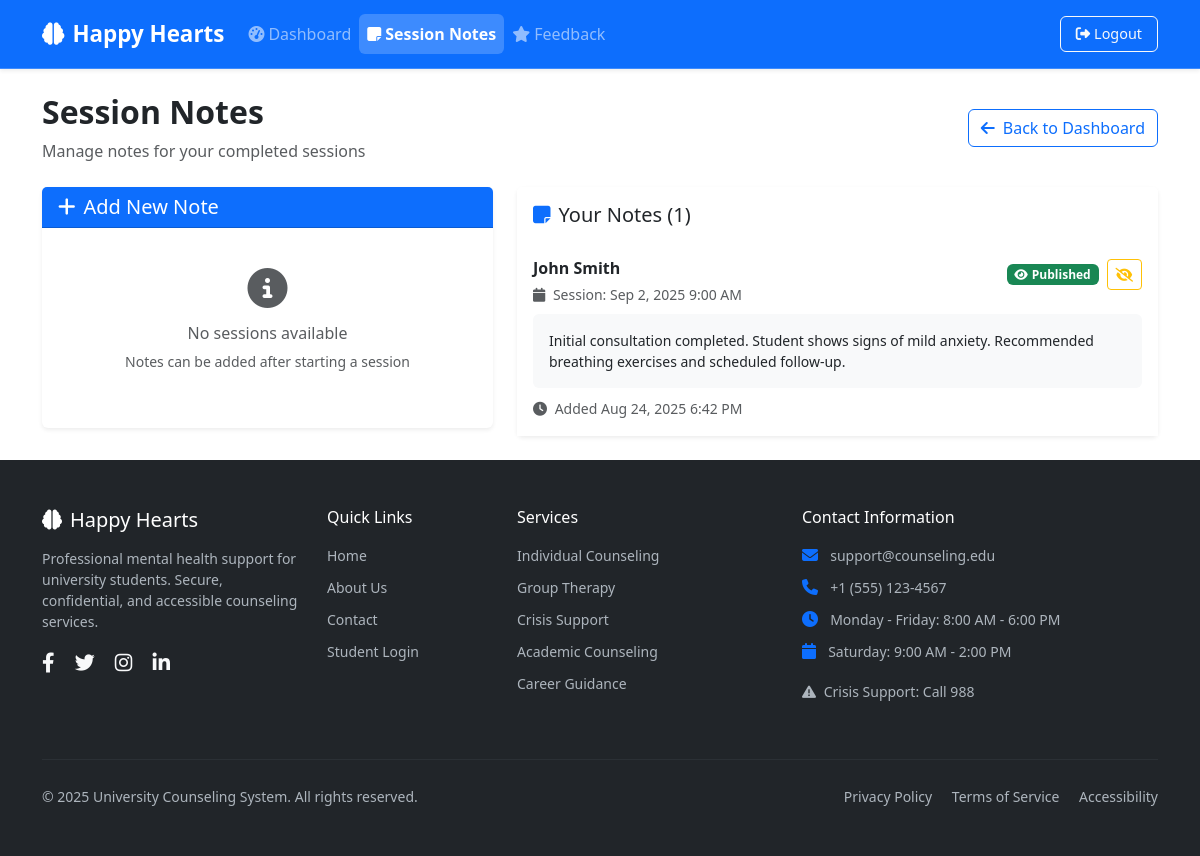
Page /counselor/add_note.php (signed in) on the earlier database version.
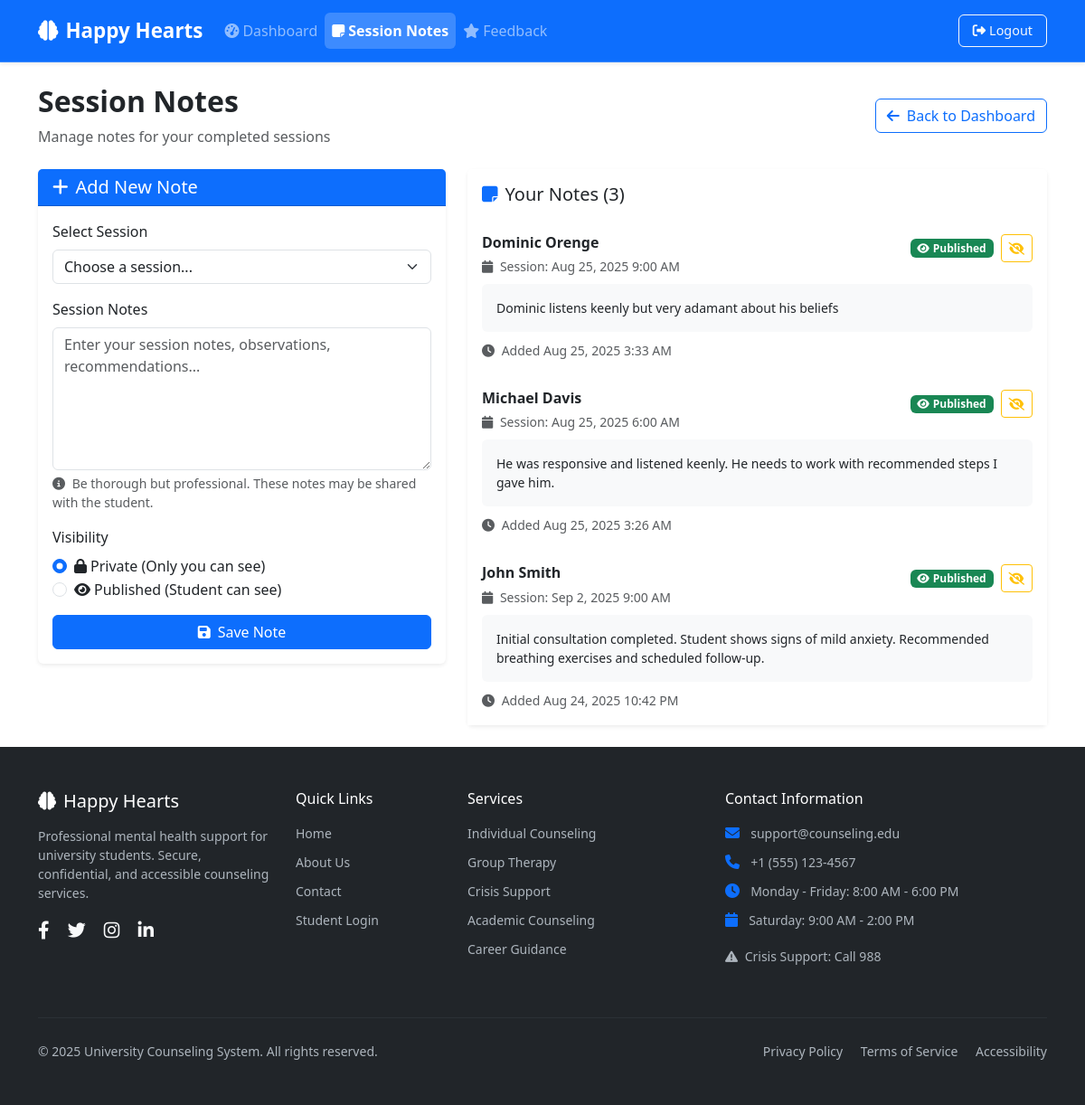
Same page on the later database version.
### tables this page shows
CREATE TABLE `notes` (
  `id` bigint NOT NULL AUTO_INCREMENT,
  `session_id` bigint NOT NULL,
  `counselor_id` bigint NOT NULL,
  `content` text NOT NULL,
  `visibility` enum('PRIVATE','PUBLISHED') DEFAULT 'PRIVATE',
  `created_at` timestamp NULL DEFAULT CURRENT_TIMESTAMP,
  PRIMARY KEY (`id`),
  KEY `session_id` (`session_id`),
  KEY `counselor_id` (`counselor_id`),
  CONSTRAINT `notes_ibfk_1` FOREIGN KEY (`session_id`) REFERENCES `sessions` (`id`),
  CONSTRAINT `notes_ibfk_2` FOREIGN KEY (`counselor_id`) REFERENCES `users` (`id`)
);

CREATE TABLE `users` (
  `id` bigint NOT NULL AUTO_INCREMENT,
  `role` enum('STUDENT','COUNSELOR','ADMIN') NOT NULL,
  `name` varchar(150) NOT NULL,
  `email` varchar(150) NOT NULL,
  `password_hash` varchar(255) NOT NULL,
  `phone` varchar(20) DEFAULT NULL,
  `created_at` timestamp NULL DEFAULT CURRENT_TIMESTAMP,
  PRIMARY KEY (`id`),
  UNIQUE KEY `email` (`email`)
);

CREATE TABLE `appointments` (
  `id` bigint NOT NULL AUTO_INCREMENT,
  `student_id` bigint NOT NULL,
  `counselor_id` bigint NOT NULL,
  `start_time` datetime NOT NULL,
  `end_time` datetime NOT NULL,
  `status` enum('PENDING','APPROVED','DECLINED','CANCELLED','COMPLETED') DEFAULT 'PENDING',
  `message` text,
  `created_at` timestamp NULL DEFAULT CURRENT_TIMESTAMP,
  `updated_at` timestamp NULL DEFAULT NULL,
  PRIMARY KEY (`id`),
  KEY `counselor_id` (`counselor_id`,`start_time`),
  KEY `student_id` (`student_id`,`start_time`),
  CONSTRAINT `appointments_ibfk_1` FOREIGN KEY (`student_id`) REFERENCES `users` (`id`),
  CONSTRAINT `appointments_ibfk_2` FOREIGN KEY (`counselor_id`) REFERENCES `users` (`id`)
);

### counselor/add_note.php (the view, shortened to what the changed rows need)
<?php
require_once '../config/db.php';
$counselor_id = $_SESSION['user_id'];
$stmt = $pdo->prepare("
    SELECT s.*, a.student_id, a.start_time, a.end_time, u.name as student_name
    FROM sessions s
    JOIN appointments a ON s.appointment_id = a.id
    JOIN users u ON a.student_id = u.id
    WHERE a.counselor_id = ? AND s.status IN ('IN_PROGRESS', 'COMPLETED')
    ORDER BY a.start_time DESC
");
$stmt->execute([$counselor_id]);
$available_sessions = $stmt->fetchAll();
$stmt = $pdo->prepare("
    SELECT n.*, s.id as session_id, a.start_time, u.name as student_name
    FROM notes n
    JOIN sessions s ON n.session_id = s.id
    JOIN appointments a ON s.appointment_id = a.id
    JOIN users u ON a.student_id = u.id
    WHERE n.counselor_id = ?
    ORDER BY n.created_at DESC
");
$stmt->execute([$counselor_id]);
$existing_notes = $stmt->fetchAll();
?>
<!DOCTYPE html>
<html lang="en">
<head>
    <link href="https://cdn.jsdelivr.net/npm/bootstrap@5.3.0/dist/css/bootstrap.min.css" rel="stylesheet">
    <link href="https://cdnjs.cloudflare.com/ajax/libs/font-awesome/6.4.0/css/all.min.css" rel="stylesheet">
    <link href="../assets/css/app.css" rel="stylesheet">
</head>
<body>
    <div class="container py-4">
        <div class="row">
            <div class="col-12">
                <div class="d-flex justify-content-between align-items-center mb-4">
                    <div>
                        <h2 class="fw-bold">Session Notes</h2>
                    </div>
                </div>
            </div>
        </div>
        <div class="row">
            <div class="col-lg-5">
                <div class="card border-0 shadow-sm">
                    <div class="card-body">
                        <?php if (empty($available_sessions)): ?>
                            <div class="text-center py-4">
                                <i class="fas fa-info-circle text-muted fs-1 mb-3"></i>
                                <h6 class="text-muted">No sessions available</h6>
                                <p class="text-muted small">Notes can be added after starting a session</p>
                            </div>
                        <?php else: ?>
                            <form method="POST">
                                <div class="mb-3">
                                    <label for="session_id" class="form-label">Select Session</label>
                                    <select class="form-select" id="session_id" name="session_id" required>
                                        <option value="">Choose a session...</option>
                                    </select>
                                </div>
                                <div class="mb-3">
                                    <label for="content" class="form-label">Session Notes</label>
                                    <textarea class="form-control" id="content" name="content" rows="6"
                                              placeholder="Enter your session notes, observations, recommendations..." required></textarea>
                                    <div class="form-text">
                                        <i class="fas fa-info-circle me-1"></i>
                                        Be thorough but professional. These notes may be shared with the student.
                                    </div>
                                </div>
                                <div class="mb-3">
                                    <label class="form-label">Visibility</label>
                                    <div class="form-check">
                                        <input class="form-check-input" type="radio" name="visibility"
                                               id="private" value="PRIVATE" checked>
                                        <label class="form-check-label" for="private">
                                            <i class="fas fa-lock me-1"></i>Private (Only you can see)
                                        </label>
                                    </div>
                                    <div class="form-check">
                                        <input class="form-check-input" type="radio" name="visibility"
                                               id="published" value="PUBLISHED">
                                        <label class="form-check-label" for="published">
                                            <i class="fas fa-eye me-1"></i>Published (Student can see)
                                        </label>
                                    </div>
                                </div>
                                <button type="submit" class="btn btn-primary w-100">
                                    <i class="fas fa-save me-2"></i>Save Note
                                </button>
                            </form>
                        <?php endif; ?>
                    </div>
                </div>
            </div>
            <div class="col-lg-7">
                <div class="card border-0 shadow-sm">
                    <div class="card-header bg-white border-0 py-3">
                        <h5 class="mb-0">
                            <i class="fas fa-sticky-note me-2 text-primary"></i>Your Notes (<?= count($existing_notes) ?>)
                        </h5>
                    </div>
                    <div class="card-body p-0">
                        <?php if (empty($existing_notes)): ?>
                            <div class="text-center py-4">
                                <i class="fas fa-sticky-note text-muted fs-1 mb-3"></i>
                                <h6 class="text-muted">No notes yet</h6>
                                <p class="text-muted small">Start adding notes for your completed sessions</p>
                            </div>
                        <?php else: ?>
                            <div class="list-group list-group-flush">
                                <?php foreach ($existing_notes as $note): ?>
                                    <div class="list-group-item border-0 py-3">
                                        <div class="d-flex justify-content-between align-items-start mb-2">
                                            <div>
                                                <h6 class="mb-1 fw-bold"><?= htmlspecialchars($note['student_name']) ?></h6>
                                                <small class="text-muted">
                                                    <i class="fas fa-calendar me-1"></i>
                                                    Session: <?= date('M j, Y g:i A', strtotime($note['start_time'])) ?>
                                                </small>
                                            </div>
                                            <div class="d-flex align-items-center gap-2">
                                                <?php if ($note['visibility'] === 'PUBLISHED'): ?>
                                                    <span class="badge bg-success">
                                                        <i class="fas fa-eye me-1"></i>Published
                                                    </span>
                                                    <a href="?unpublish=<?= $note['id'] ?>"
                                                       class="btn btn-sm btn-outline-warning"
                                                       title="Set to Private">
                                                        <i class="fas fa-eye-slash"></i>
                                                    </a>
                                                <?php endif; ?>
                                            </div>
                                        </div>
                                        <div class="bg-light rounded p-3 mb-2">
                                            <p class="mb-0 small"><?= nl2br(htmlspecialchars($note['content'])) ?></p>
                                        </div>
                                        <small class="text-muted">
                                            <i class="fas fa-clock me-1"></i>
                                            Added <?= date('M j, Y g:i A', strtotime($note['created_at'])) ?>
                                        </small>
                                    </div>
                                <?php endforeach; ?>
                            </div>
                        <?php endif; ?>
                    </div>
                </div>
            </div>
        </div>
    </div>
</body>
</html>

Differences in the rows shown:
added notes: users.name "Dominic Orenge", appointments.start_time "Aug 25, 2025 9:00 AM", content "Dominic listens keenly but very adamant about his beliefs", created_at "Aug 25, 2025 3:33 AM"
added notes: users.name "Michael Davis", appointments.start_time "Aug 25, 2025 6:00 AM", content "He was responsive and listened keenly. He needs to work with recommended steps I gave him.", created_at "Aug 25, 2025 3:26 AM"
changed notes "John Smith": created_at "Aug 24, 2025 6:42 PM" → "Aug 24, 2025 10:42 PM"
Other differences:
form field session_id: (not shown) → "Choose a session..."
form field visibility: (not shown) → "☑ Private (Only you can see)"
form field visibility: (not shown) → "☐ Published (Student can see)"
count($existing_notes): "1" → "3"
text no longer shown: "No sessions available Notes can be added after starting a session"
text now shown: "Select Session Session Notes Be thorough but professional. These notes may be shared with the student. Visibility Private (Only you can see) Published (Student can see) Save Note"
